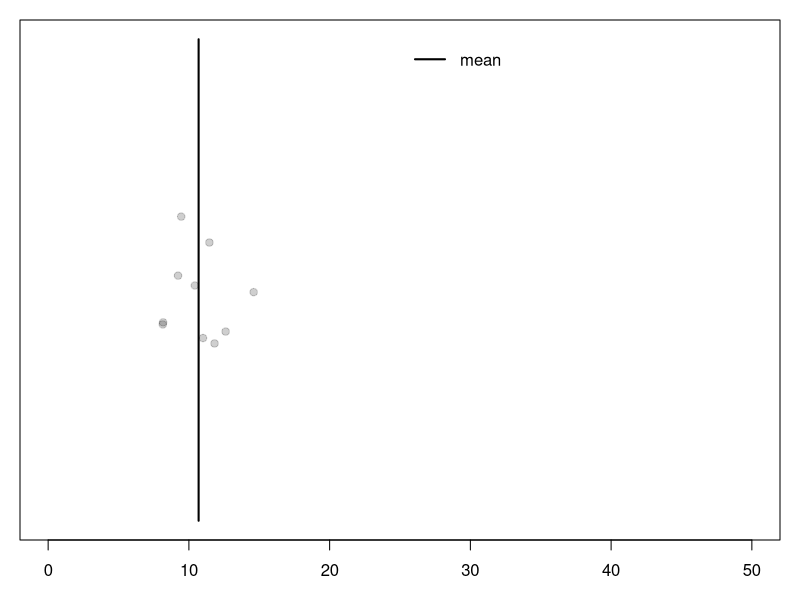
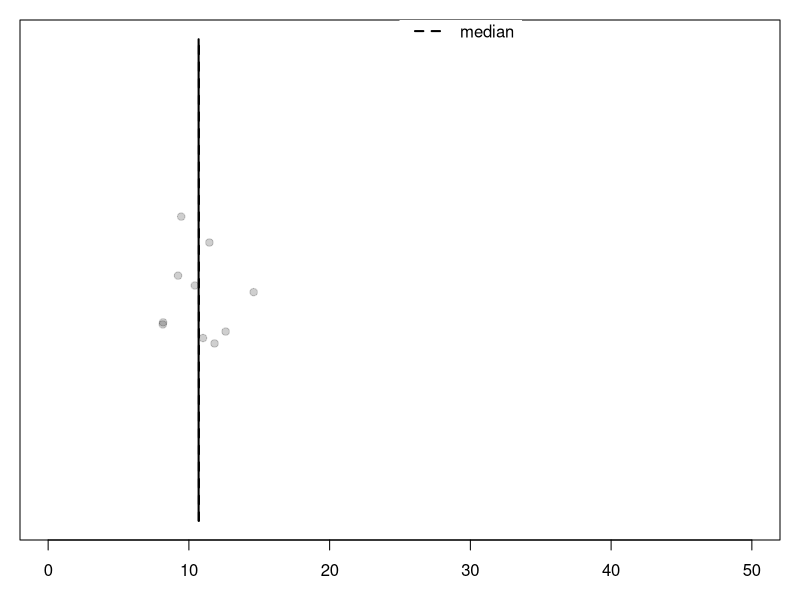
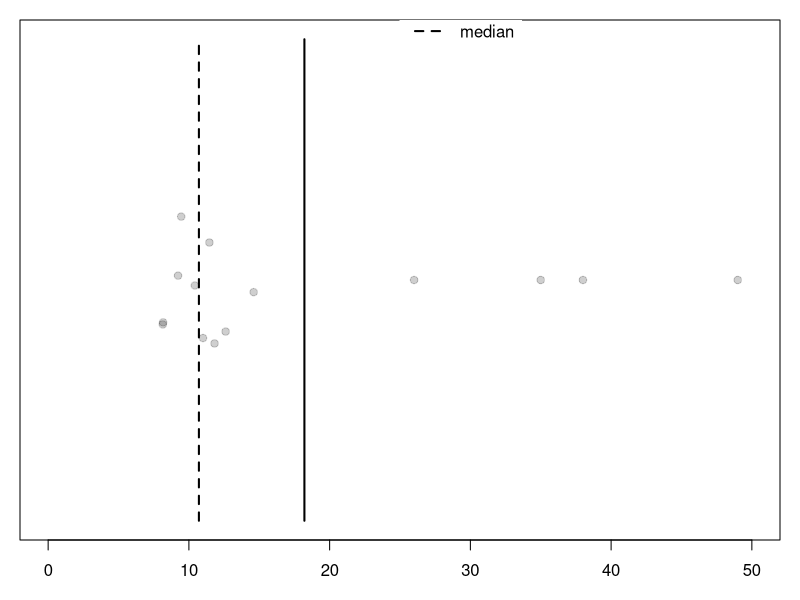
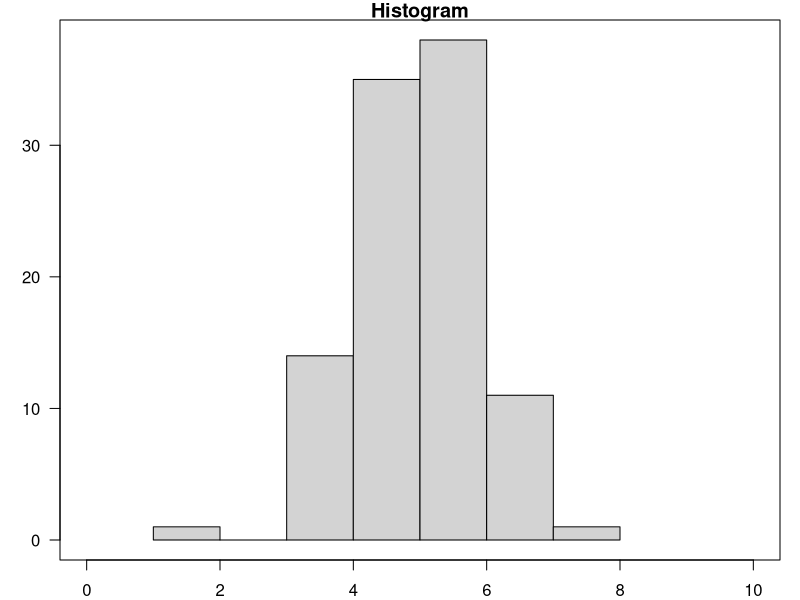
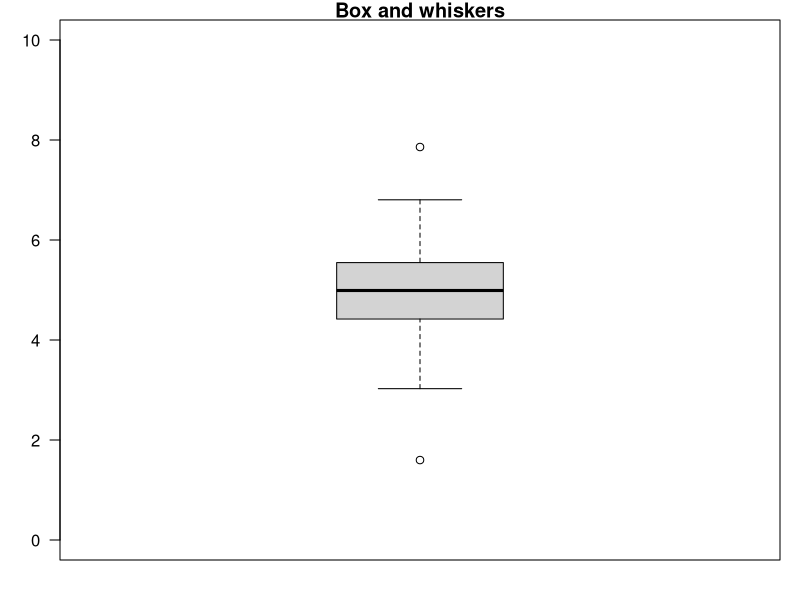
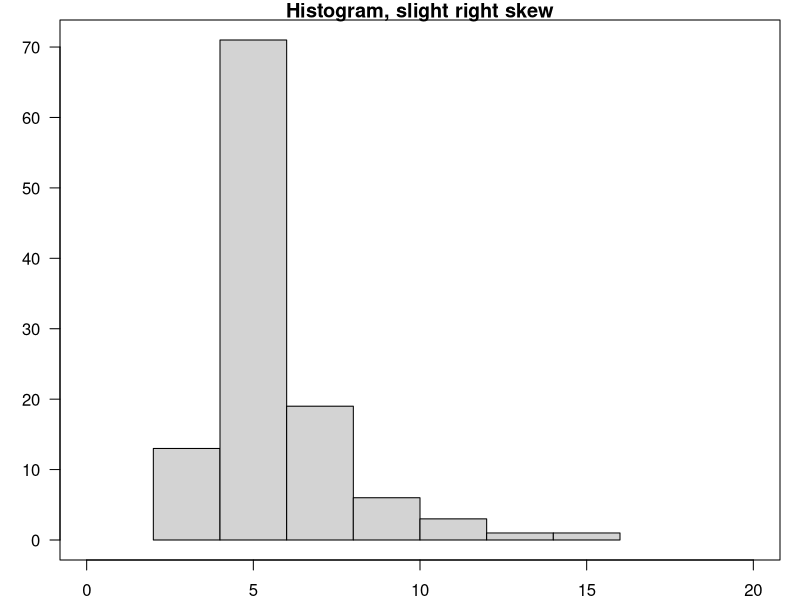
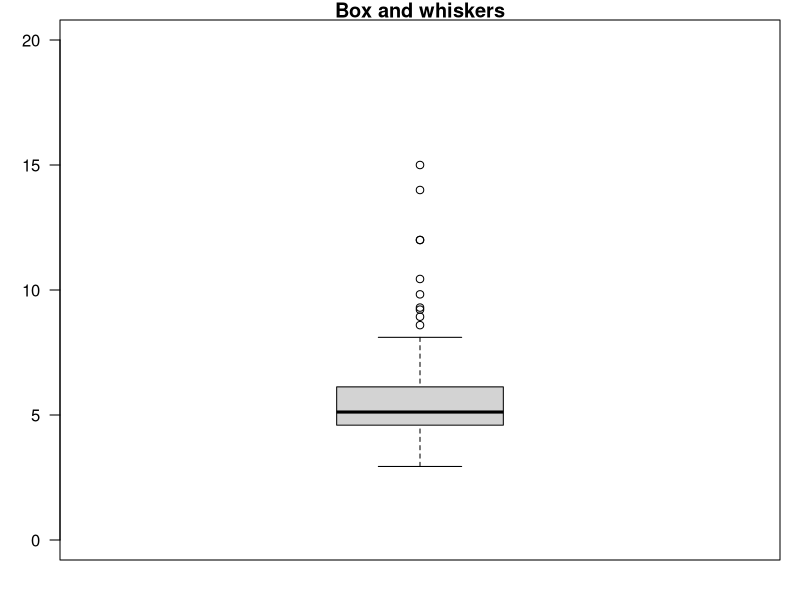
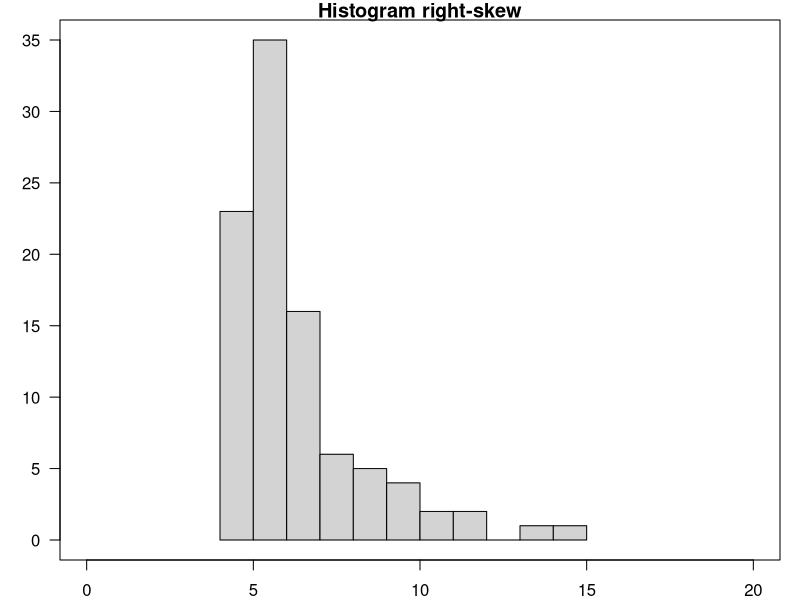

Write the R code that produced these figures, in order.
## ---- chunk 1
knitr::opts_chunk$set(comment = NA)
knitr::opts_chunk$set( prompt=TRUE ) 

knitr::knit_hooks$set(small.mar = function(before, options, envir) {
    if (before) par(mar = c(2, 2, 1, 1))  # smaller margin on top and right
})
knitr::knit_hooks$set(left.mar = function(before, options, envir) {
    if (before) par(mar = c(2, 4, 1, 1))  # smaller margin on top and right
})
knitr::knit_hooks$set(med.mar = function(before, options, envir) {
    if (before) par(mar = c(4, 4, 1, 1))  # smaller margin on top and right
})
knitr::knit_hooks$set(bottom.mar = function(before, options, envir) {
    if (before) par(mar = c(3, 2, 1, 1))  # smaller margin on top and right
})
## ---- chunk 2
height = c(7,8,7,9.5)
weight = c(4,3.2, 3.7, 5.4)
myTable=data.frame(height, weight)
rownames(myTable)=c('Flopsy','Mopsy','Cottontail','Peter')

my_observations = rnorm(1000, mean=50, sd=10)
my_bivariate = c( rnorm(1000, mean=50, sd=5), rnorm(1000, mean=65, sd=5) )
pap_no = c( 9,17,9,0,15,12,7,0,0,0,13,10,0,0,0,8,1,7,4,
  7,2,12,1,4,0,35,6,9,0,0,12,16,16,0,6,3,0,4,
  0,0,0,0,3,2,1,7,5,23,2,3,3,5,0,3,5,17,1,
  1,4,21,0,0,2,14,5,2,0,3,6,2,1)

MCV = c( 59.5,49.0,48.7,50.1,49.9,54.5,57.0,63.2,47.5,65.1,63.5,61.3,77.3,50.2,50.9,66.4,62.1,49.7,58.2,60.0,54.8,45.3,48.8,61.2,47.8,53.4,60.1,61.4,
57.9,61.2,62.1,64.6,61.3,45.8,65.9,47.6,59.4,63.5,52.2,51.8,75.9,51.3,60.6,55.7,69.3,50.5,57.7,54.6,67.7,60.5,54.4,58.6,73.6,60.0,53.2,49.6,
56.4,62.0,48.9,52.9,50.1,56.3,56.6,64.3,59.3,57.3,57.2,48.1,46.6,45.2,48.7,60.6,48.0,47.5,52.7,49.7,56.4,51.2,46.1,43.8,51.7,47.4,59.0,54.1,
47.9,43.6,47.6,53.7,45.2,48.7,49.7,46.6,51.2,46.1,50.6,54.2,47.4,52.7,51.7,50.6,49.5,55.1,51.9,59.6,46.3,51.0,48.3,50.2,56.5,56.3,46.5,45.8,
55.3,47.0,49.8,47.6,56.9,55.4,52.9,58.1,58.2,56.0,57.0,48.6,55.4,58.3,57.2,58.6,55.0,65.5,60.7,45.5,44.1,47.2,50.4,46.7,55.1,52.5,53.1,55.2,
52.3,50.5,48.9,45.2,53.3,48.4,55.0,55.4,49.2,43.6,52.2,51.6,49.0,51.0,60.4,45.7,55.0,50.5,46.8,46.4,46.5,54.4,46.1,48.4,56.1,55.2,56.8,58.1,
47.7,55.0,58.6,55.2,47.2,46.5,58.2,56.7,58.9,57.3,54.2,54.6,54.9,55.7,54.7,56.1,55.3,51.1,48.3,46.2,51.6,54.7,49.9,54.0,55.8,49.6,46.2,58.4,
52.4,44.7,47.8,59.2,57.3,49.6,45.9,44.3,57.0,44.4,47.8,49.4,50.7,56.0,47.6,52.8,46.0,47.6,51.4,55.4,45.5,46.2,47.1,51.3,52.4,49.4,48.0,46.2)

## ---- chunk 3
par(mar=c(3,1,1,1))
vals = rnorm(10, mean=10, sd=3)
valskew=c()
ylocs =  jitter( rep(1,length(vals)), 3)
plot( c(vals, valskew),  
      c( ylocs, rep(1, length(valskew) ) ),
      pch=19, axes=FALSE, xlab="", ylab="", xlim=c(0, 50), ylim=c(0.8, 1.2), col="#11111133" )
box()
axis(1, seq(0,50,10))
mu = mean( c(vals, valskew) )
lines( c(mu, mu), c(0.8, 1.2), lwd=2)
legend( 25, 1.2, c("mean"), lty=c(1), lwd=2, box.col="white" )

## ---- chunk 4
par(mar=c(3,1,1,1))
plot( c(vals, valskew),  
      c( ylocs, rep(1, length(valskew) ) ),
      pch=19, axes=FALSE, xlab="", ylab="", xlim=c(0, 50), ylim=c(0.8, 1.2), col="#11111133" )
box()
axis(1, seq(0,50,10))
mu = mean( c(vals, valskew) )
lines( c(mu, mu), c(0.8, 1.2), lwd=2)
med = median( vals )
lines( c(med, med), c(0.8, 1.2), lwd=2, lty=2)
legend( 25, 1.24, c("mean", "median"), lty=c(1,2), lwd=2, box.col="white" )


valskew = c(26, 38, 35, 49)
plot( c(vals, valskew),  
      c( ylocs, rep(1, length(valskew) ) ),
      pch=19, axes=FALSE, xlab="", ylab="", xlim=c(0, 50), ylim=c(0.8, 1.2), col="#11111133" )
box()
axis(1, seq(0,50,10))
mu = mean( c(vals, valskew) )
lines( c(mu, mu), c(0.8, 1.2), lwd=2)
med = median( vals )
lines( c(med, med), c(0.8, 1.2), lwd=2, lty=2)
legend( 25, 1.24, c("mean", "median"), lty=c(1,2), lwd=2, box.col="white" )

## ---- chunk 5
vv = rnorm( 100, mean=5)
par(mar=c(2,3,1,1))
hist(vv, las=1, xlim=c(0,10), main="Histogram" )
box()
boxplot( vv, las=1, ylim=c(0, 10), boxwex=0.5, main="Box and whiskers" )
## ---- chunk 6
vv2 = c( rnorm( 100, mean=5), rnorm( 10, mean=9), 12,12,14,15 )
par(mar=c(2,3,1,1))
hist(vv2, las=1, xlim=c(0,20), main="Histogram, slight right skew")
box()
boxplot( vv2, las=1, ylim=c(0, 20), boxwex=0.5, main="Box and whiskers" )
## ---- chunk 7
vv2 = vv2[vv2>4.5]
vv2 = c(vv2, 7,8,8,9,9,10,11)
par(mar=c(2,3,1,1))
hist(vv2, las=1, xlim=c(0,20), main="Histogram right-skew", breaks=10)
box()
boxplot( vv2, las=1, ylim=c(0, 20), boxwex=0.5, main="Box and whiskers, right-skew" )
